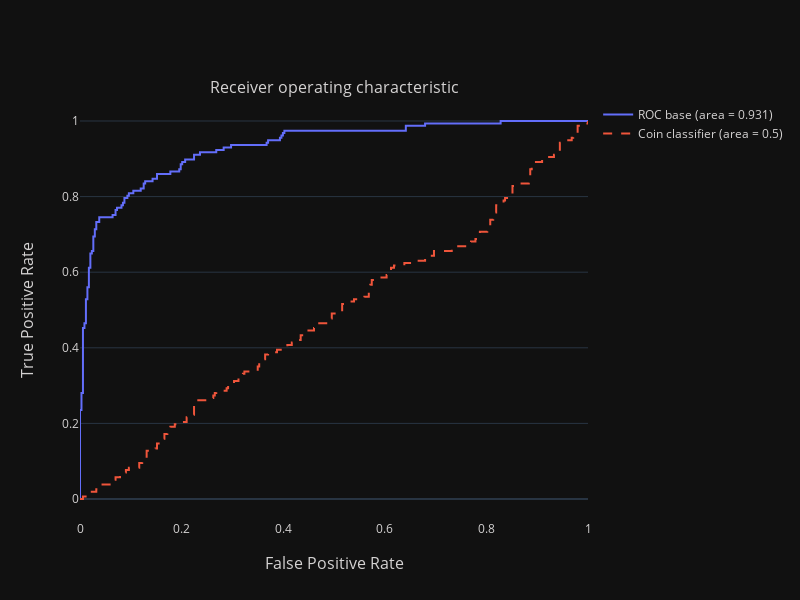

The notebook cell this image was saved under:
### Code cell
fig = make_subplots(1,1,
                    subplot_titles = ["Receiver operating characteristic"],
                    x_title="False Positive Rate",
                    y_title = "True Positive Rate"
                   )



fig.add_trace(go.Scatter(
    x = fpr_base,
    y = tpr_base,
    #fill = 'tozeroy',
    name = "ROC base (area = %0.3f)" % roc_auc_base,
    ))

fig.add_trace(go.Scatter(
    x = fpr_coin,
    y = tpr_coin,
    mode = 'lines',
    line = dict(dash = 'dash'),
    name = 'Coin classifier (area = 0.5)'
    ))


fig.update_layout(
    height = 600,
    width = 800,
    xaxis_showgrid=False,
    xaxis_zeroline=False,
    template = 'plotly_dark',
    font_color = 'rgba(212, 210, 210, 1)'
    )

### Figure 1 — Plotly figure (JSON) as saved in the notebook; plotly's stock layout.template omitted (floating-point values rounded to 4 significant figures; data arrays with more than 128 entries replaced by an {"elided": "..."} marker saying what was removed)
{"data": [{"name": "ROC base (area = 0.931)", "type": "scatter", "x": [0, 0, 0, 0.002915, 0.002915, 0.005831, 0.005831, 0.008746, 0.008746, 0.01166, 0.01166, 0.01458, 0.01458, 0.01749, 0.01749, 0.02041, 0.02041, 0.02332, 0.02332, 0.02624, 0.02624, 0.02915, 0.02915, 0.03207, 0.03207, 0.0379, 0.0379, 0.06414, 0.06414, 0.06997, 0.06997, 0.07289, 0.07289, 0.08163, 0.08163, 0.08455, 0.08455, 0.08746, 0.08746, 0.09329, 0.09329, 0.09621, 0.09621, 0.105, 0.105, 0.1195, 0.1195, 0.1254, 0.1254, 0.1283, 0.1283, 0.1429, 0.1429, 0.1516, 0.1516, 0.1778, 0.1778, 0.1953, 0.1953, 0.1983, 0.1983, 0.2012, 0.2012, 0.207, 0.207, 0.2245, 0.2245, 0.2362, 0.2362, 0.2682, 0.2682, 0.2828, 0.2828, 0.2974, 0.2974, 0.3673, 0.3673, 0.3703, 0.3703, 0.3936, 0.3936, 0.3965, 0.3965, 0.3994, 0.3994, 0.4023, 0.4023, 0.6414, 0.6414, 0.6793, 0.6793, 0.828, 0.828, 1], "y": [0, 0.006369, 0.2357, 0.2357, 0.2803, 0.2803, 0.4522, 0.4522, 0.465, 0.465, 0.5287, 0.5287, 0.5605, 0.5605, 0.6115, 0.6115, 0.6497, 0.6497, 0.6561, 0.6561, 0.6943, 0.6943, 0.7134, 0.7134, 0.7325, 0.7325, 0.7452, 0.7452, 0.7516, 0.7516, 0.7643, 0.7643, 0.7707, 0.7707, 0.7771, 0.7771, 0.7834, 0.7834, 0.7962, 0.7962, 0.8025, 0.8025, 0.8089, 0.8089, 0.8153, 0.8153, 0.8217, 0.8217, 0.8344, 0.8344, 0.8408, 0.8408, 0.8471, 0.8471, 0.8599, 0.8599, 0.8662, 0.8662, 0.8726, 0.8726, 0.8854, 0.8854, 0.8917, 0.8917, 0.8981, 0.8981, 0.9108, 0.9108, 0.9172, 0.9172, 0.9236, 0.9236, 0.9299, 0.9299, 0.9363, 0.9363, 0.9427, 0.9427, 0.949, 0.949, 0.9554, 0.9554, 0.9618, 0.9618, 0.9682, 0.9682, 0.9745, 0.9745, 0.9873, 0.9873, 0.9936, 0.9936, 1, 1]}, {"line": {"dash": "dash"}, "mode": "lines", "name": "Coin classifier (area = 0.5)", "type": "scatter", "x": {"elided": "210 float values"}, "y": {"elided": "210 float values"}}], "layout": {"annotations": [{"font": {"size": 16}, "showarrow": false, "text": "Receiver operating characteristic", "x": 0.5, "xanchor": "center", "xref": "paper", "y": 1, "yanchor": "bottom", "yref": "paper"}, {"font": {"size": 16}, "showarrow": false, "text": "False Positive Rate", "x": 0.5, "xanchor": "center", "xref": "paper", "y": 0, "yanchor": "top", "yref": "paper", "yshift": -30}, {"font": {"size": 16}, "showarrow": false, "text": "True Positive Rate", "textangle": -90, "x": 0, "xanchor": "right", "xref": "paper", "xshift": -40, "y": 0.5, "yanchor": "middle", "yref": "paper"}], "font": {"color": "rgba(212, 210, 210, 1)"}, "height": 600, "width": 800, "xaxis": {"anchor": "y", "domain": [0, 1], "showgrid": false, "zeroline": false}, "yaxis": {"anchor": "x", "domain": [0, 1]}}}
